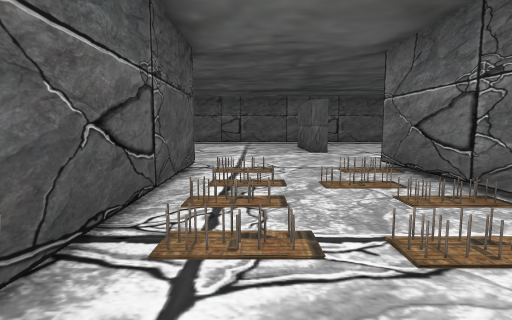
[1] (above)

24 first-person views from a walk through a scene from a Unity 3-D project. The camera is 1.5 m above the floor, tilts 6° down and sees 80° across. The floor is counted in squares, 2 m on a side. Each view is taken from the middle of a square. On the plan, view 1 faces up. The plan holds only what a view shows up to about 10 squares ahead; the rest is blank. The place goes on beyond the plan. The player character is not drawn. Some surface patterns are stand-ins.

[2]
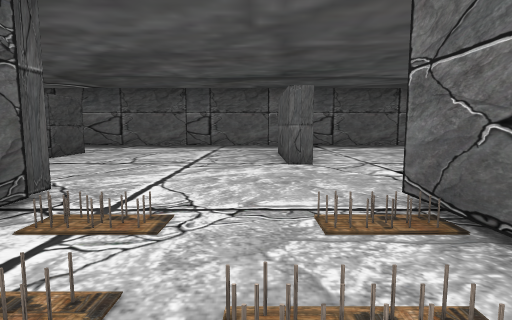

[3]
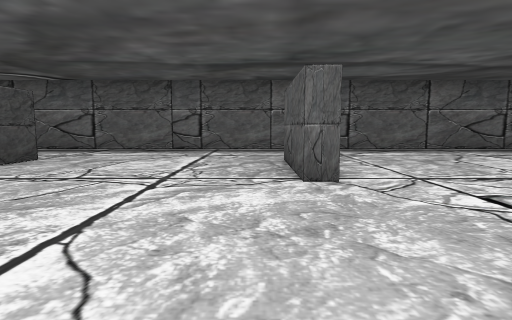

[4]
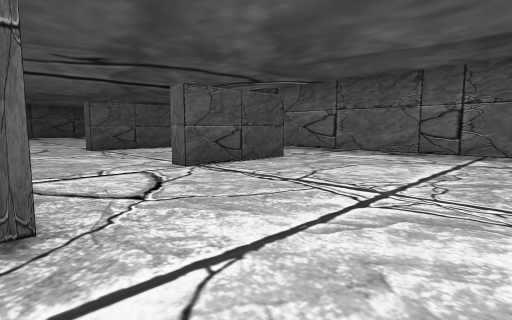

[5]
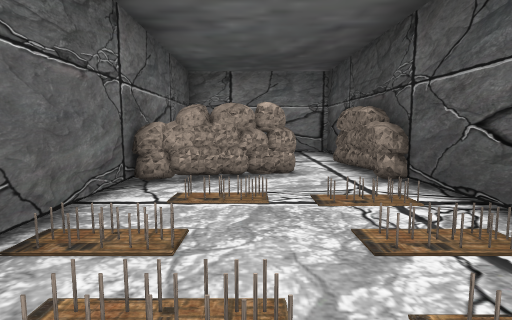

[6]
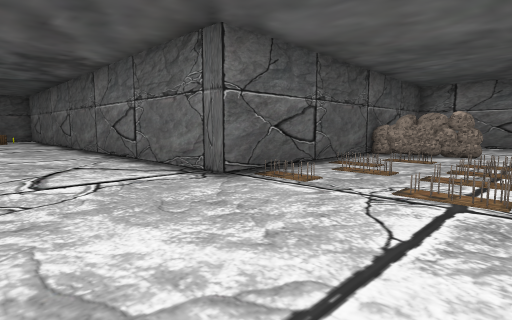

[7]
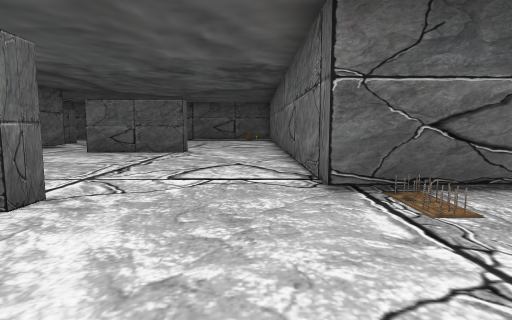

[8]
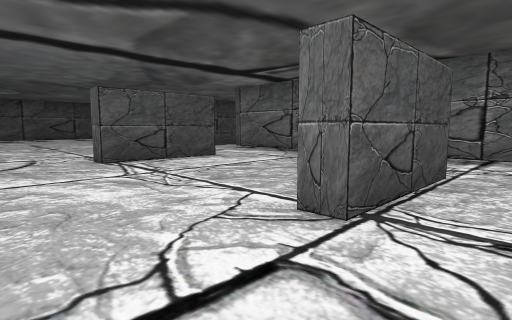

[9]
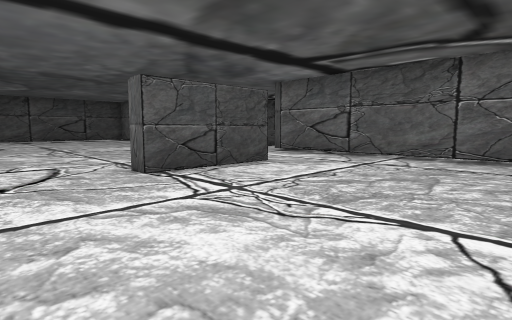

[10]
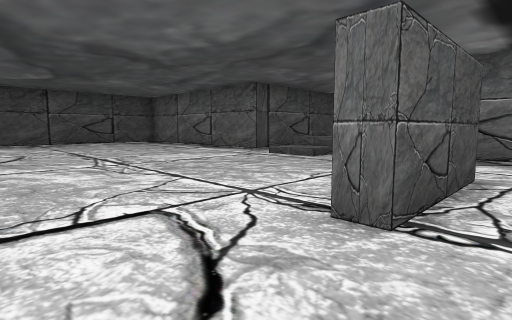

[11]
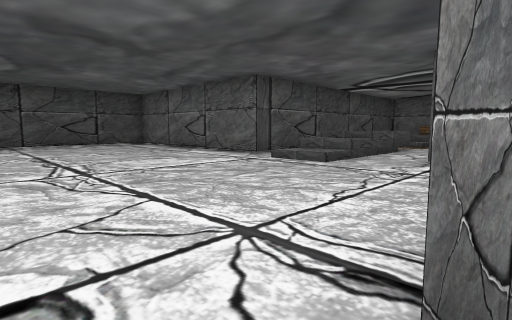

[12]
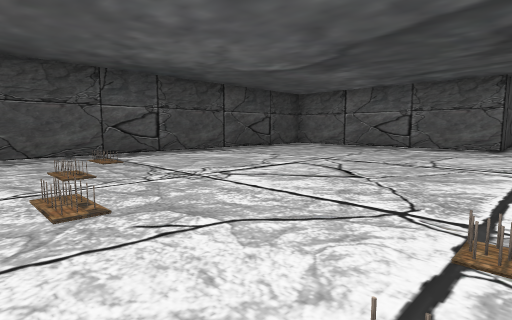

[13]
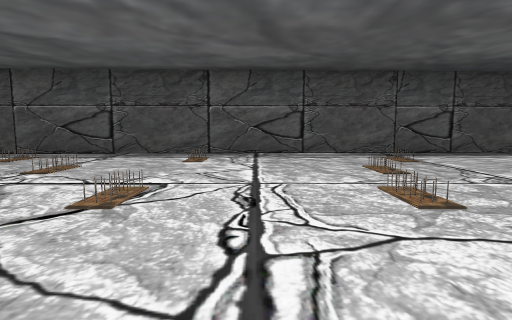

[14]
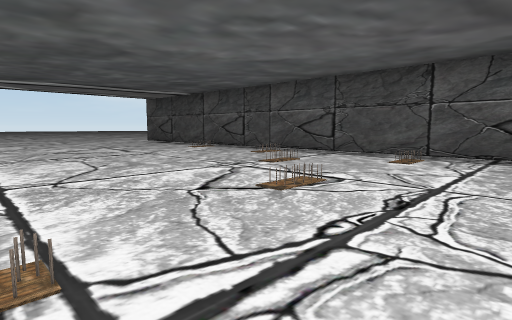

[15]
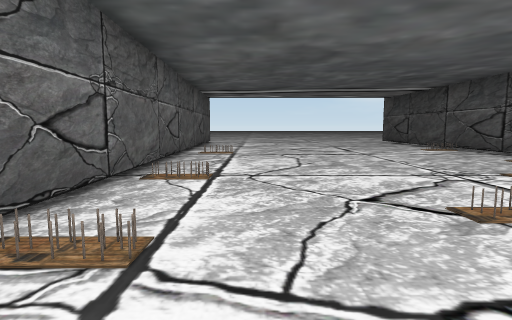

[16]
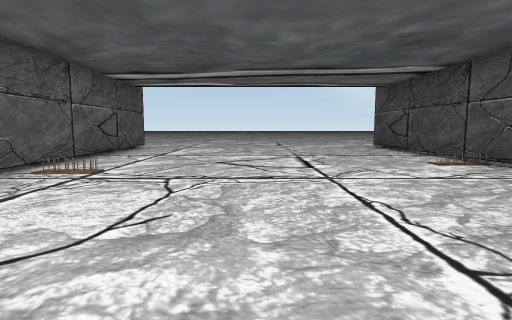

[17]
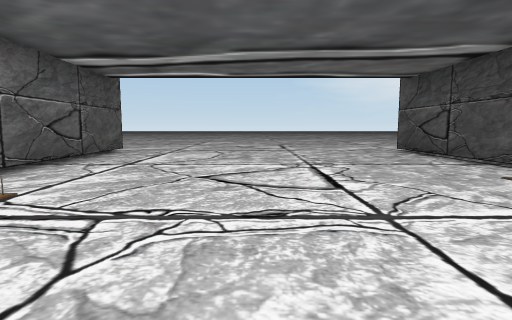

[18]
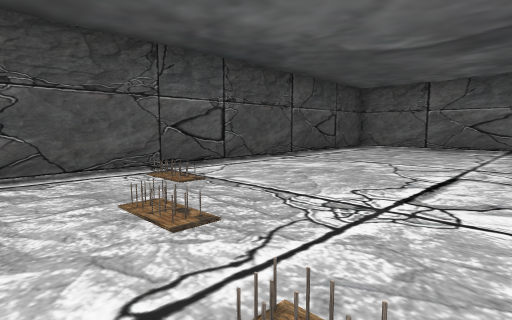

[19]
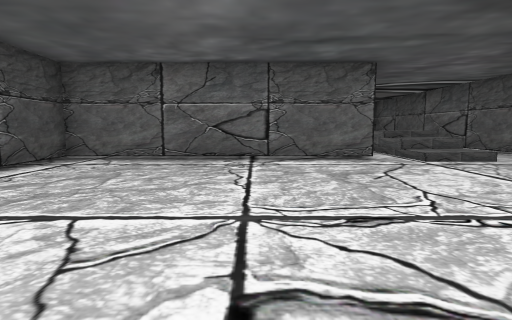

[20]
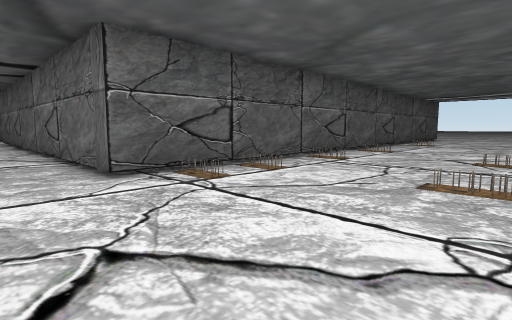

[21]
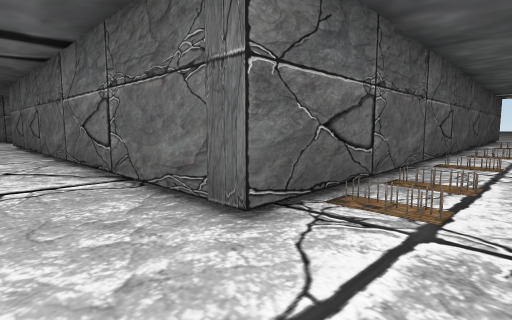

[22]
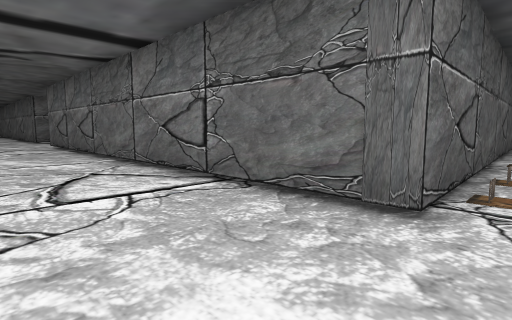

[23]
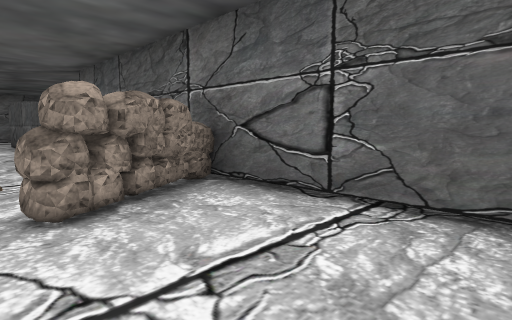

[24]
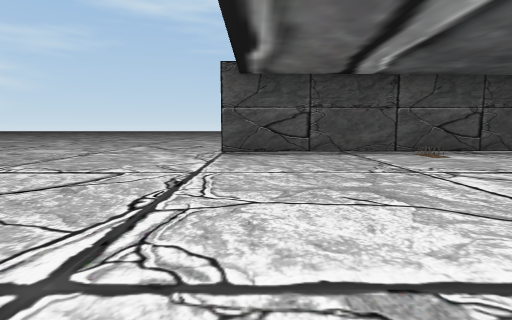

### Floor plan
Key: @ floor where view 1 was taken; # wall or solid block; x gap in a wall; . floor; / step, stairs or slope; ^ raised ledge; C cylinder; R rock; T thing the floor can be seen under or through; O other object.
Columns run from 24 left of view 1 to 9 right of it. Each row starts with its distance up from view 1.
 17          ^^.#
 16         #^^.#
 15 ........#^^.######################
 14 ##TTTTTTT//................ ......
 13 #.................................
 12 #.............#.....#.....#......#
 11 #.............#.....#.....#......#
 10 #.............#.....#.....#......#
  9 #................................#
  8 #.................................
  7 #.................................
  6 ##........#############....#######
  5 .#O......O#           ##O.O#
  4 .#.OOOO..O#            #OCC#
  3 .#........#            #O.O#
  2 .#........#            #OOO#
  1 .#...OO..C#            R.RR#
  0 .#....O...#            R@RR#
 -1 .#.......O#            O...#
 -2 .#.......O#            #...#
 -3 .#........#            #...#
 -4 .#........#            ###
 -5 .#........#
 -6 .#.......O#
 -7  #........#
 -8  #........#
 -9  #........##
-10  #.........#
-11  #.........#
-12  #.........#
-13  x.........x

Positions as (right, up) in squares from view 1, and headings:
1: (0, 0), facing up
2: (1, 3), facing up
3: (1, 5), facing up
4: (1, 6), facing up-left
5: (1, 5), facing down
6: (-1, 9), facing down-right
7: (-1, 7), facing right
8: (-3, 7), facing up-left
9: (-5, 7), facing up-left
10: (-9, 7), facing up-left
11: (-10, 8), facing up-left
12: (-15, 3), facing up-left
13: (-15, 2), facing left
14: (-15, 3), facing down-left
15: (-16, 3), facing down
16: (-18, -1), facing down
17: (-18, -3), facing down
18: (-18, 3), facing up-left
19: (-19, 7), facing up
20: (-19, 8), facing down-right
21: (-16, 8), facing down-right
22: (-15, 9), facing down-right
23: (0, -3), facing up-right
24: (-14, -12), facing left
